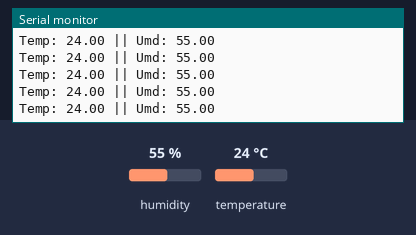
The sketch below on a simulated Arduino Uno, built with avr-gcc and run on an emulated ATmega328P. Parts: the last lines printed to the serial monitor. The test bench sets the inputs (shaded band); at power-on: humidity 55 %, temperature 24 °C.

Above: at 1.2 s.
1.3 s: humidity set to 22 %
At 1.34 s:
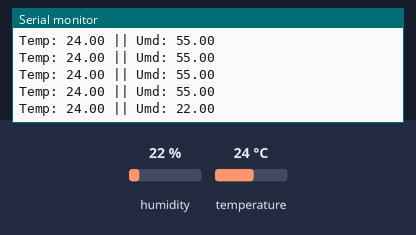
2.8 s: temperature set to 12 °C
At 2.83 s:
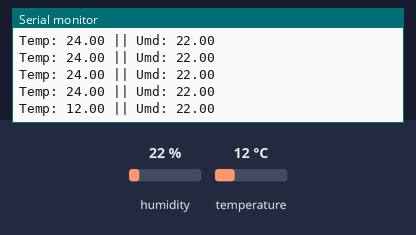
4.3 s: humidity set to 40 %
At 4.32 s:
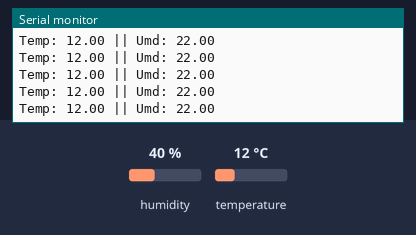
Timing chart, 0 to 7.3 s (numbered marks = the images above; inputs shaded):
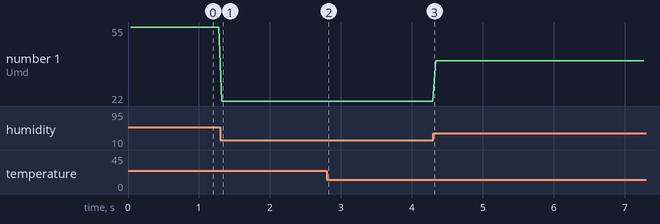

Measured:
- after the input at 1.3 s, the serial monitor: prints a new line at once (image 1)
- after the input at 2.8 s, the serial monitor: prints a new line at once (image 2)
- plotted number 1: 55 → 22 after the input at 1.3 s, 22 → 40 after the input at 4.3 s

The sketch:

ESP12E_e_HTU21D.ino
```cpp
#include <SparkFunHTU21D.h>
#include <Wire.h>


//Definindo o sensor HTU21D

HTU21D htu21d;

void setup() {
  Serial.begin(115200);
  Wire.begin();
  htu21d.begin();

}

void loop() {
  float umd = htu21d.readHumidity();
  float temp = htu21d.readTemperature();

  Serial.print("Temp: ");
  Serial.print(temp);
  Serial.print(" || Umd: ");
  Serial.println(umd);

}
```
